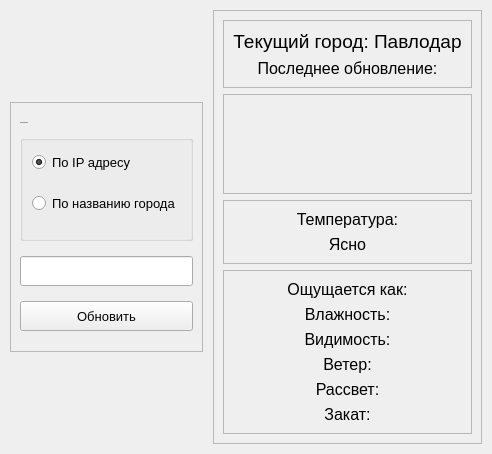
                        <widget class="QWidget" name="page_weather">
                         <layout class="QHBoxLayout" name="horizontalLayout_6">
                          <property name="spacing">
                           <number>10</number>
                          </property>
                          <property name="sizeConstraint">
                           <enum>QLayout::SetDefaultConstraint</enum>
                          </property>
                          <property name="leftMargin">
                           <number>10</number>
                          </property>
                          <property name="topMargin">
                           <number>10</number>
                          </property>
                          <property name="rightMargin">
                           <number>10</number>
                          </property>
                          <property name="bottomMargin">
                           <number>10</number>
                          </property>
                          <item>
                           <widget class="QFrame" name="leftFrame_2">
                            <property name="minimumSize">
                             <size>
                              <width>0</width>
                              <height>0</height>
                             </size>
                            </property>
                            <property name="maximumSize">
                             <size>
                              <width>250</width>
                              <height>250</height>
                             </size>
                            </property>
                            <property name="frameShape">
                             <enum>QFrame::StyledPanel</enum>
                            </property>
                            <property name="frameShadow">
                             <enum>QFrame::Raised</enum>
                            </property>
                            <layout class="QVBoxLayout" name="verticalLayout_40">
                             <item>
                              <widget class="QGroupBox" name="groupBox">
                               <property name="maximumSize">
                                <size>
                                 <width>16777215</width>
                                 <height>120</height>
                                </size>
                               </property>
                               <property name="font">
                                <font>
                                 <pointsize>-1</pointsize>
                                </font>
                               </property>
                               <property name="styleSheet">
                                <string notr="true"/>
                               </property>
                               <property name="title">
                                <string>Тип подключения</string>
                               </property>
                               <layout class="QVBoxLayout" name="verticalLayout_20">
                                <item>
                                 <widget class="QRadioButton" name="rb_ip">
                                  <property name="font">
                                   <font>
                                    <pointsize>10</pointsize>
                                   </font>
                                  </property>
                                  <property name="text">
                                   <string>По IP адресу</string>
                                  </property>
                                  <property name="checkable">
                                   <bool>true</bool>
                                  </property>
                                  <property name="checked">
                                   <bool>true</bool>
                                  </property>
                                  <property name="autoRepeat">
                                   <bool>false</bool>
                                  </property>
                                 </widget>
                                </item>
                                <item>
                                 <widget class="QRadioButton" name="rb_text">
                                  <property name="font">
                                   <font>
                                    <pointsize>10</pointsize>
                                   </font>
                                  </property>
                                  <property name="text">
                                   <string>По названию города</string>
                                  </property>
                                  <property name="checked">
                                   <bool>false</bool>
                                  </property>
                                 </widget>
                                </item>
                               </layout>
                              </widget>
                             </item>
                             <item>
                              <widget class="QLineEdit" name="text_weather_city">
                               <property name="minimumSize">
                                <size>
                                 <width>0</width>
                                 <height>30</height>
                                </size>
                               </property>
                               <property name="font">
                                <font>
                                 <pointsize>10</pointsize>
                                </font>
                               </property>
                              </widget>
                             </item>
                             <item>
                              <widget class="QPushButton" name="btn_weather_enter">
                               <property name="minimumSize">
                                <size>
                                 <width>0</width>
                                 <height>30</height>
                                </size>
                               </property>
                               <property name="font">
                                <font>
                                 <pointsize>10</pointsize>
                                </font>
                               </property>
                               <property name="text">
                                <string>Обновить</string>
                               </property>
                              </widget>
                             </item>
                            </layout>
                           </widget>
                          </item>
                          <item>
                           <widget class="QFrame" name="rightFrame_2">
                            <property name="minimumSize">
                             <size>
                              <width>0</width>
                              <height>0</height>
                             </size>
                            </property>
                            <property name="maximumSize">
                             <size>
                              <width>400</width>
                              <height>545</height>
                             </size>
                            </property>
                            <property name="frameShape">
                             <enum>QFrame::StyledPanel</enum>
                            </property>
                            <property name="frameShadow">
                             <enum>QFrame::Raised</enum>
                            </property>
                            <layout class="QVBoxLayout" name="verticalLayout_41">
                             <item>
                              <widget class="QFrame" name="frame_weather_title">
                               <property name="maximumSize">
                                <size>
                                 <width>16777215</width>
                                 <height>70</height>
                                </size>
                               </property>
                               <property name="frameShape">
                                <enum>QFrame::StyledPanel</enum>
                               </property>
                               <property name="frameShadow">
                                <enum>QFrame::Raised</enum>
                               </property>
                               <layout class="QVBoxLayout" name="verticalLayout_42">
                                <item>
                                 <widget class="QLabel" name="label_weather_title">
                                  <property name="font">
                                   <font>
                                    <pointsize>14</pointsize>
                                   </font>
                                  </property>
                                  <property name="lineWidth">
                                   <number>1</number>
                                  </property>
                                  <property name="text">
                                   <string>Текущий город: Павлодар</string>
                                  </property>
                                  <property name="alignment">
                                   <set>Qt::AlignCenter</set>
                                  </property>
                                 </widget>
                                </item>
                                <item>
                                 <widget class="QLabel" name="label_weather_last">
                                  <property name="font">
                                   <font>
                                    <pointsize>12</pointsize>
                                   </font>
                                  </property>
                                  <property name="lineWidth">
                                   <number>1</number>
                                  </property>
                                  <property name="text">
                                   <string>Последнее обновление:</string>
                                  </property>
                                  <property name="alignment">
                                   <set>Qt::AlignCenter</set>
                                  </property>
                                 </widget>
                                </item>
                               </layout>
                              </widget>
                             </item>
                             <item>
                              <widget class="QFrame" name="frame_weather_image">
                               <property name="maximumSize">
                                <size>
                                 <width>16777215</width>
                                 <height>100</height>
                                </size>
                               </property>
                               <property name="layoutDirection">
                                <enum>Qt::LeftToRight</enum>
                               </property>
                               <property name="frameShape">
                                <enum>QFrame::StyledPanel</enum>
                               </property>
                               <property name="frameShadow">
                                <enum>QFrame::Raised</enum>
                               </property>
                               <layout class="QHBoxLayout" name="horizontalLayout_16">
                                <property name="leftMargin">
                                 <number>9</number>
                                </property>
                                <property name="topMargin">
                                 <number>9</number>
                                </property>
                                <item>
                                 <widget class="QFrame" name="frame_image">
                                  <property name="minimumSize">
                                   <size>
                                    <width>100</width>
                                    <height>100</height>
                                   </size>
                                  </property>
                                  <property name="maximumSize">
                                   <size>
                                    <width>100</width>
                                    <height>100</height>
                                   </size>
                                  </property>
                                  <property name="styleSheet">
                                   <string notr="true">QFrame#frame_image {
	background-color: transparent;
}</string>
                                  </property>
                                  <property name="frameShape">
                                   <enum>QFrame::StyledPanel</enum>
                                  </property>
                                  <property name="frameShadow">
                                   <enum>QFrame::Raised</enum>
                                  </property>
                                 </widget>
                                </item>
                               </layout>
                              </widget>
                             </item>
                             <item>
                              <widget class="QFrame" name="frame_16">
                               <property name="maximumSize">
                                <size>
                                 <width>16777215</width>
                                 <height>70</height>
                                </size>
                               </property>
                               <property name="frameShape">
                                <enum>QFrame::StyledPanel</enum>
                               </property>
                               <property name="frameShadow">
                                <enum>QFrame::Raised</enum>
                               </property>
                               <layout class="QVBoxLayout" name="verticalLayout_44">
                                <item>
                                 <widget class="QLabel" name="label_weather_temp">
                                  <property name="font">
                                   <font>
                                    <pointsize>12</pointsize>
                                   </font>
                                  </property>
                                  <property name="text">
                                   <string>Температура:</string>
                                  </property>
                                  <property name="alignment">
                                   <set>Qt::AlignCenter</set>
                                  </property>
                                 </widget>
                                </item>
                                <item>
                                 <widget class="QLabel" name="label_weather_description">
                                  <property name="font">
                                   <font>
                                    <pointsize>12</pointsize>
                                   </font>
                                  </property>
                                  <property name="text">
                                   <string>Ясно</string>
                                  </property>
                                  <property name="alignment">
                                   <set>Qt::AlignCenter</set>
                                  </property>
                                 </widget>
                                </item>
                               </layout>
                              </widget>
                             </item>
                             <item>
                              <widget class="QFrame" name="frame_weather_info">
                               <property name="frameShape">
                                <enum>QFrame::StyledPanel</enum>
                               </property>
                               <property name="frameShadow">
                                <enum>QFrame::Raised</enum>
                               </property>
                               <layout class="QVBoxLayout" name="verticalLayout_43">
                                <item>
                                 <widget class="QLabel" name="label_weather_feelslike">
                                  <property name="font">
                                   <font>
                                    <pointsize>12</pointsize>
                                   </font>
                                  </property>
                                  <property name="text">
                                   <string>Ощущается как:</string>
                                  </property>
                                  <property name="alignment">
                                   <set>Qt::AlignCenter</set>
                                  </property>
                                 </widget>
                                </item>
                                <item>
                                 <widget class="QLabel" name="label_weather_humidity">
                                  <property name="font">
                                   <font>
                                    <pointsize>12</pointsize>
                                   </font>
                                  </property>
                                  <property name="text">
                                   <string>Влажность:</string>
                                  </property>
                                  <property name="alignment">
                                   <set>Qt::AlignCenter</set>
                                  </property>
                                 </widget>
                                </item>
                                <item>
                                 <widget class="QLabel" name="label_weather_visibility">
                                  <property name="font">
                                   <font>
                                    <pointsize>12</pointsize>
                                   </font>
                                  </property>
                                  <property name="text">
                                   <string>Видимость:</string>
                                  </property>
                                  <property name="alignment">
                                   <set>Qt::AlignCenter</set>
                                  </property>
                                 </widget>
                                </item>
                                <item>
                                 <widget class="QLabel" name="label_weather_wind">
                                  <property name="font">
                                   <font>
                                    <pointsize>12</pointsize>
                                   </font>
                                  </property>
                                  <property name="text">
                                   <string>Ветер:</string>
                                  </property>
                                  <property name="alignment">
                                   <set>Qt::AlignCenter</set>
                                  </property>
                                 </widget>
                                </item>
                                <item>
                                 <widget class="QLabel" name="label_weather_sunrise">
                                  <property name="font">
                                   <font>
                                    <pointsize>12</pointsize>
                                   </font>
                                  </property>
                                  <property name="text">
                                   <string>Рассвет:</string>
                                  </property>
                                  <property name="alignment">
                                   <set>Qt::AlignCenter</set>
                                  </property>
                                 </widget>
                                </item>
                                <item>
                                 <widget class="QLabel" name="label_weather_sunset">
                                  <property name="font">
                                   <font>
                                    <pointsize>12</pointsize>
                                   </font>
                                  </property>
                                  <property name="text">
                                   <string>Закат:</string>
                                  </property>
                                  <property name="alignment">
                                   <set>Qt::AlignCenter</set>
                                  </property>
                                 </widget>
                                </item>
                               </layout>
                              </widget>
                             </item>
                            </layout>
                           </widget>
                          </item>
                         </layout>
                        </widget>
